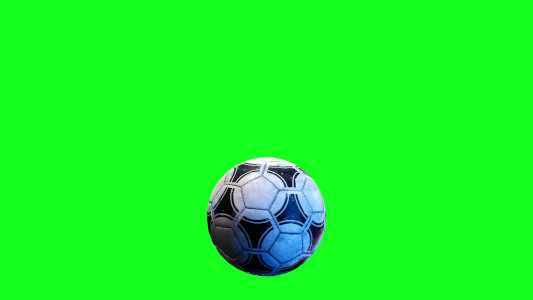
//> input picture img/soccer_ball_green_bg.jpg, 533 x 300 px
$ ./main   (built with g++ and OpenCV 4)
//> lines starting //> are read from the running program, lines starting //| are printed output that depends on the picture; after the words box and inside, x2 and y2 are one past the last pixel; in counts of white or black regions, pixels touching at a corner belong together
#include <iostream>
#include <opencv2/opencv.hpp>

int main() {
  cv::Mat soccer_ball = cv::imread("../../img/soccer_ball_green_bg.jpg");
//> soccer_ball is the input picture: 300 rows x 533 cols, CV_8UC3; mean B, G, R 36.3, 245.1, 24.8

  cv::Mat soccer_ball_hsv = soccer_ball.clone();
  cv::Mat masking = cv::Mat::zeros(soccer_ball.rows, soccer_ball.cols, CV_8UC1);

  cv::cvtColor(soccer_ball_hsv, soccer_ball_hsv, cv::COLOR_BGR2HSV);
//> soccer_ball_hsv: 300 rows x 533 cols, CV_8UC3; mean H, S, V 64.2, 226.8, 247.5

  // masking (isolate green color)
  for (int i = 0; i < soccer_ball_hsv.rows; ++i) {
    for (int j = 0; j < soccer_ball_hsv.cols; ++j) {
      if (soccer_ball_hsv.at<cv::Vec3b>(i, j)[0] >= 55 && soccer_ball_hsv.at<cv::Vec3b>(i, j)[0] <= 65) {
        masking.at<uchar>(i, j) = 0;
      } else {
        masking.at<uchar>(i, j) = 255;
      }
    }
  }
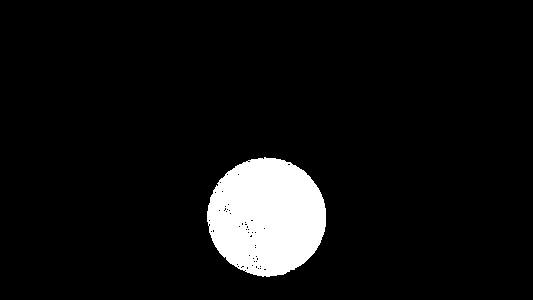
//> masking: 300 rows x 533 cols, CV_8UC1; 6.9% white; 1 white region, box (x1, y1, x2, y2) and area: (207, 157, 326, 277) 10971

  cv::imshow("masking", masking);

  // create structuring element (kernel) for erosion and dilation
  cv::Mat kernel = cv::getStructuringElement(cv::MORPH_RECT, cv::Size(5, 5));

  cv::Mat erosion_result;
  cv::erode(masking, erosion_result, kernel);
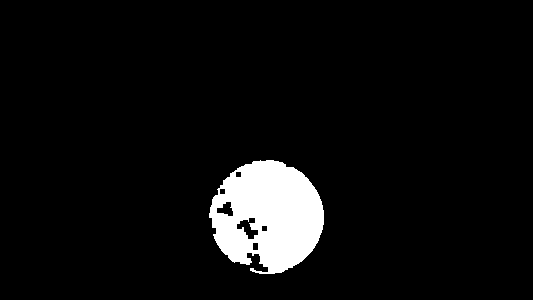
//> erosion_result: 300 rows x 533 cols, CV_8UC1; 5.8% white; 1 white region, box (x1, y1, x2, y2) and area: (209, 160, 324, 274) 9278

  cv::imshow("erosion", erosion_result);

  cv::Mat dilation_result;
  cv::dilate(masking, dilation_result, kernel);
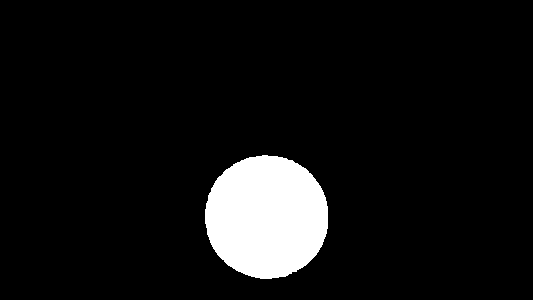
//> dilation_result: 300 rows x 533 cols, CV_8UC1; 7.5% white; 1 white region, box (x1, y1, x2, y2) and area: (205, 155, 328, 279) 12018
  cv::imshow("dilation", dilation_result);

  cv::Mat erotioned_ball = soccer_ball.clone();
  cv::Mat dilationed_ball = soccer_ball.clone();

  for (int i = 0; i < soccer_ball.rows; ++i) {
    for (int j = 0; j < soccer_ball.cols; ++j) {
      // perform erosion
      if (erosion_result.at<uchar>(i, j) == 0) {
        erotioned_ball.at<cv::Vec3b>(i, j)[0] = 0;
        erotioned_ball.at<cv::Vec3b>(i, j)[1] = 0;
        erotioned_ball.at<cv::Vec3b>(i, j)[2] = 0;
      }

      // perform dilation
      if (dilation_result.at<uchar>(i, j) == 0) {
        dilationed_ball.at<cv::Vec3b>(i, j)[0] = 0;
        dilationed_ball.at<cv::Vec3b>(i, j)[1] = 0;
        dilationed_ball.at<cv::Vec3b>(i, j)[2] = 0;
      }
    }
  }
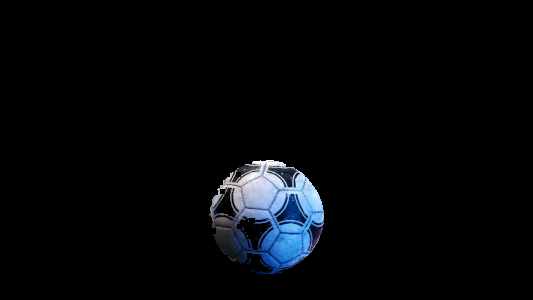
//> erotioned_ball: 300 rows x 533 cols, CV_8UC3; mean B, G, R 9.1, 6.9, 5.2

  cv::imshow("ball_erosion", erotioned_ball);
  cv::imshow("ball_dilation", dilationed_ball);

  cv::Mat dilationed_and_erotioned_ball = soccer_ball.clone();
  cv::Mat dilation_erotion_result;
  cv::erode(dilation_result, dilation_erotion_result, kernel);
//> dilation_erotion_result: 300 rows x 533 cols, CV_8UC1; 6.9% white; 1 white region, box (x1, y1, x2, y2) and area: (207, 157, 326, 277) 11046
  cv::imshow("dilation_erode", dilation_erotion_result);

  // dilation + erode
  for (int i = 0; i < soccer_ball.rows; ++i) {
    for (int j = 0; j < soccer_ball.cols; ++j) {
      // erosion
      if (dilation_erotion_result.at<uchar>(i, j) == 0) {
        dilationed_and_erotioned_ball.at<cv::Vec3b>(i, j)[0] = 0;
        dilationed_and_erotioned_ball.at<cv::Vec3b>(i, j)[1] = 0;
        dilationed_and_erotioned_ball.at<cv::Vec3b>(i, j)[2] = 0;
      }
    }
  }

  cv::imshow("dilationed_and_erotioned_ball", dilationed_and_erotioned_ball);

  cv::imwrite("masking.jpg", masking);
  cv::imwrite("erotion.jpg", erosion_result);
  cv::imwrite("dilation.jpg", dilation_result);
  cv::imwrite("dilation_erotion.jpg", dilation_erotion_result);
  cv::imwrite("erotioned_ball.jpg", erotioned_ball);
  cv::imwrite("dilationed_ball.jpg", dilationed_ball);
  cv::imwrite("dilationed_and_erotioned_ball.jpg", dilationed_and_erotioned_ball);

  while (cv::waitKey(0) != 27);
//> the Esc key is pressed

  return 0;
}
